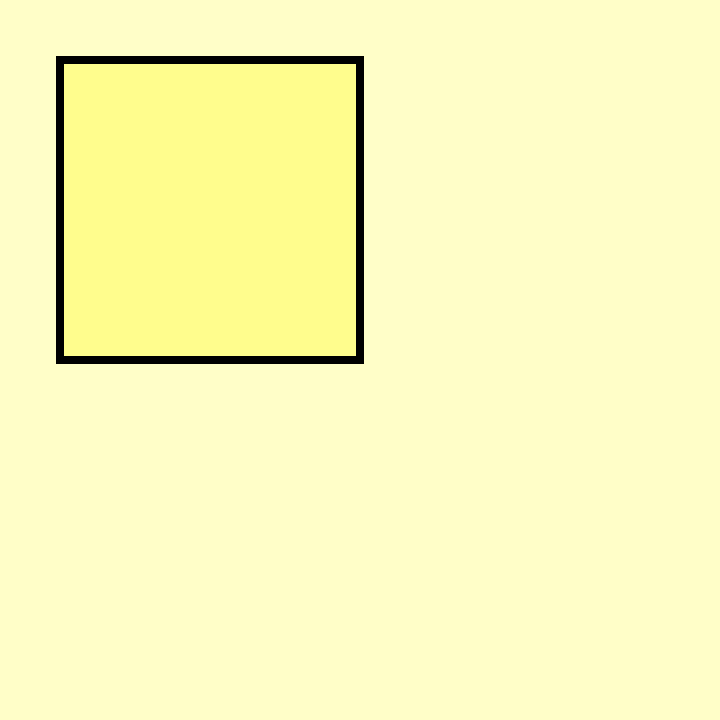
Frame 1 (no input)
Frame 60 (no input): identical to frame 1, image omitted
Frame 120 (the mouse pressed at the canvas centre since frame 60): identical to frame 1, image omitted

The p5.js sketch that drew this single still picture (run headless with seeded random() and noise() and a simulated clock; from frame 60 on, the mouse is pressed at the canvas centre):

// p5.js sketch
// ── sketch.js
function setup() {
  createCanvas(720, 720);
    background('#fffec8');
  strokeWeight(8);
  fill('#fffd8d')
}

function draw() {
  
  translate(60,60);//creates a new origin point 
  
quad(
  0,0,
  300,0,
  300,300,
  0,300
);
}
